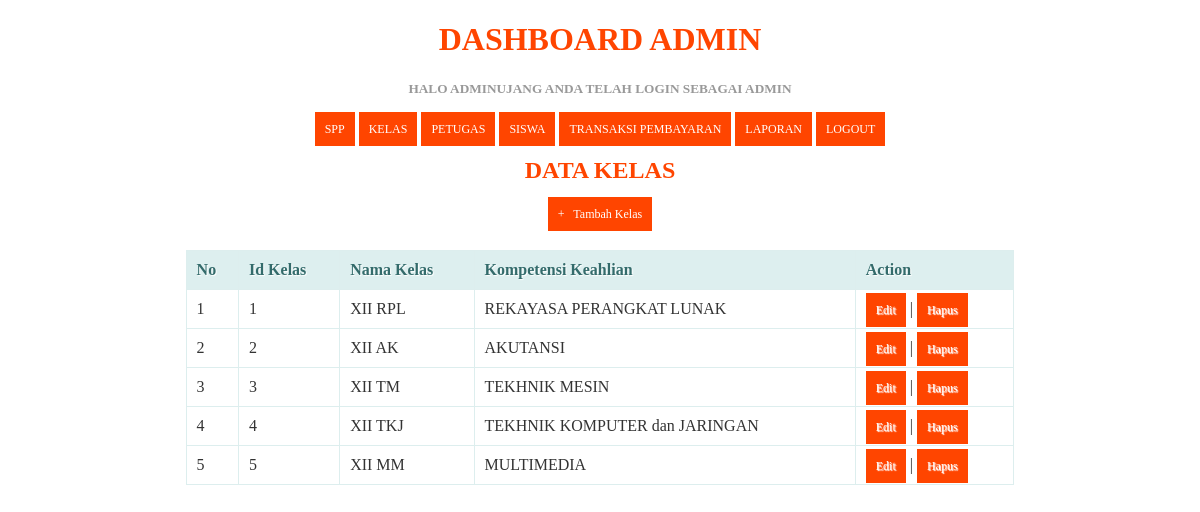
Page /kelas.php (signed in) on the committed database.
### tables this page shows
CREATE TABLE IF NOT EXISTS `tb_kelas` (
  `id_kelas` int(10) NOT NULL,
  `nama_kelas` varchar(40) NOT NULL,
  `kompetensi_keahlian` varchar(50) NOT NULL
);

### kelas.php (the view, shortened to what this page needs)
<!DOCTYPE html>
<html>
  <head>
  </head>
<body>
	<?php
  include ('header.php');
?>
    <center><h2>Data Kelas</h2><center>
    <center><a href="tambah_kelas.php">+ &nbsp; Tambah Kelas</a><center>
    <br/>
    <table>
      <thead>
        <tr>
          <th>No</th>
          <th>Id Kelas</th>
          <th>Nama Kelas</th>
          <th>Kompetensi Keahlian</th>
          <th>Action</th>
        </tr>
    </thead>
    <tbody>
      <?php
      $query = "SELECT * FROM tb_kelas ORDER BY id_kelas ASC";
      $result = mysqli_query($koneksi, $query);
      $no = 1;
      while($row = mysqli_fetch_assoc($result))
      {
      ?>
       <tr>
          <td><?php echo $no; ?></td>
          <td><?php echo $row['id_kelas'] ?></td>
          <td><?php echo $row['nama_kelas'] ?></td>
          <td><?php echo $row['kompetensi_keahlian'] ?></td>
          <td>
              <a href="edit_kelas.php?id=<?php echo $row['id_kelas']; ?>">Edit</a> |
              <a href="proses_hapuskelas.php?id=<?php echo $row['id_kelas']; ?>" onClick="return confirm('Anda yakin akan menghapus data ini?')">Hapus</a>
          </td>
      </tr>
      <?php
        $no++;
      }
      ?>
    </tbody>
    </table>
</body>
</html>

### header.php (shortened to what this page needs)
<!DOCTYPE html>
<html>
  <head>
  </head>
<body>
	<?php
	if($_SESSION['level']=="admin"){
	?>
	<h1 align="center">DASHBOARD ADMIN</h1>
	<p align="center"><h5 align="center">Halo <b><?php echo $_SESSION['username']; ?></b> Anda telah login sebagai <b><?php echo $_SESSION['level']; ?></h5></b></p>
  <p align="center"><a href="spp.php">SPP</a>
	<a href="kelas.php">KELAS</a>
	<a href="petugas.php">PETUGAS</a>
	<a href="siswa.php">SISWA</a>
	<a href="pembayaran.php">TRANSAKSI PEMBAYARAN</a>
	<a href="laporan.php">LAPORAN</a>
  <a href="logout.php">LOGOUT</a> </p>
<?php
}
	?>
</body>
</html>

### kelas.php (style rules this page uses)
* { font-family: "Trebuchet MS"; }
h1 { text-transform: uppercase; color: orangered; }
h2 { text-transform: uppercase; color: orangered; }
h5 { text-transform: uppercase; color:#999999; }
table { border: solid 1px #DDEEEE; border-collapse: collapse; border-spacing: 0; width: 70%; margin: 10px auto 10px auto; }
table thead th { background-color: #DDEFEF; border: solid 1px #DDEEEE; color: #336B6B; padding: 10px; text-align: left; text-shadow: 1px 1px 1px #fff; text-decoration: none; }
table tbody td { border: solid 1px #DDEEEE; color: #333; padding: 10px; text-shadow: 1px 1px 1px #fff; }
a { background-color: orangered; color: #fff; padding: 10px; text-decoration: none; font-size: 12px; }

### header.php (style rules this page uses)
* { font-family: "Trebuchet MS"; }
h1 { text-transform: uppercase; color: orangered; }
h5 { text-transform: uppercase; color:#999999; }
table { border: solid 1px #DDEEEE; border-collapse: collapse; border-spacing: 0; width: 70%; margin: 10px auto 10px auto; }
table thead th { background-color: #DDEFEF; border: solid 1px #DDEEEE; color: #336B6B; padding: 10px; text-align: left; text-shadow: 1px 1px 1px #fff; text-decoration: none; }
table tbody td { border: solid 1px #DDEEEE; color: #333; padding: 10px; text-shadow: 1px 1px 1px #fff; }
a { background-color: orangered; color: #fff; padding: 10px; text-decoration: none; font-size: 12px; }

### rows in the picture
tb_kelas: id_kelas "1", nama_kelas "XII RPL", kompetensi_keahlian "REKAYASA PERANGKAT LUNAK"
tb_kelas: id_kelas "2", nama_kelas "XII AK", kompetensi_keahlian "AKUTANSI"
tb_kelas: id_kelas "3", nama_kelas "XII TM", kompetensi_keahlian "TEKHNIK MESIN"
tb_kelas: id_kelas "4", nama_kelas "XII TKJ", kompetensi_keahlian "TEKHNIK KOMPUTER dan JARINGAN"
tb_kelas: id_kelas "5", nama_kelas "XII MM", kompetensi_keahlian "MULTIMEDIA"

### other values in the picture
$_SESSION['username'] "ADMINUJANG"
$_SESSION['level'] "ADMIN"
